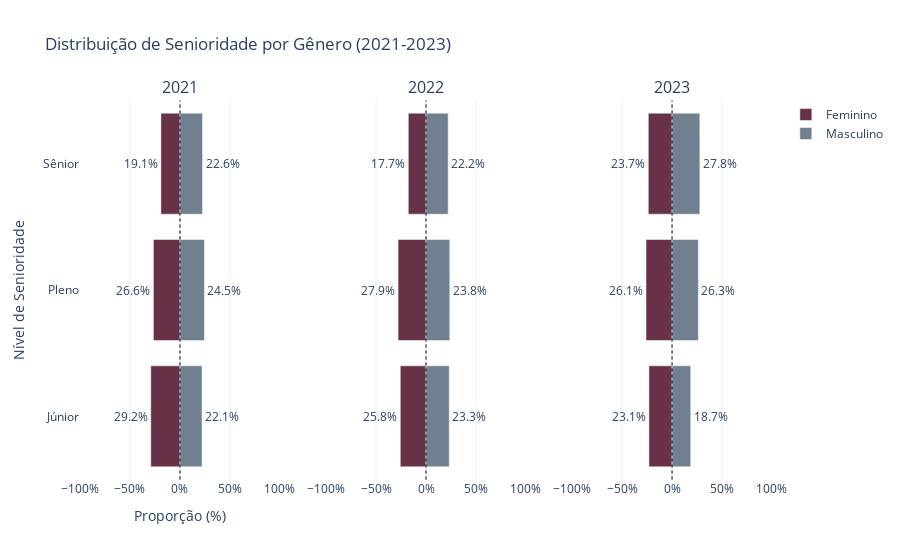

The code cell stored with this chart in its notebook:
### Code cell
#Grafico comparar proporção niveis senioridade

import plotly.graph_objects as go
from plotly.subplots import make_subplots

# Criando um DataFrame agrupado para contar quantas pessoas há por nível de senioridade e gênero
df_grouped = df_unificado.groupby(["ano_pesquisa", "nivel", "genero"]).size().reset_index(name="count")

# Calculando o total por ano e gênero para depois calcular proporções
totais_por_ano_genero = df_unificado.groupby(["ano_pesquisa", "genero"]).size().reset_index(name="total")
df_grouped = df_grouped.merge(totais_por_ano_genero, on=["ano_pesquisa", "genero"])

# Calculando a proporção
df_grouped["proporção"] = df_grouped["count"] / df_grouped["total"] * 100

# Criando a figura com subplots
fig = make_subplots(rows=1, cols=3, shared_yaxes=True, subplot_titles=["2021", "2022", "2023"])

anos = ['2021', '2022', '2023']
cores = {"Masculino": "#708090", "Feminino": "#673147"}

for i, ano in enumerate(anos):
    # Filtrando dados do ano atual
    df_ano = df_grouped[df_grouped["ano_pesquisa"] == ano]
    
    # Criando um pivot para senioridade x gênero
    df_plot = df_ano.pivot(index="nivel", columns="genero", values="proporção").fillna(0)
    
    # Garantindo que as colunas existam, preenchendo com 0 se necessário
    for genero in ["Masculino", "Feminino"]:
        if genero not in df_plot.columns:
            df_plot[genero] = 0
    
    # Filtrando níveis que têm pelo menos um registro
    df_plot = df_plot[(df_plot["Masculino"] > 0) | (df_plot["Feminino"] > 0)]
    
    # Se não houver dados, continue para o próximo ano
    if df_plot.empty:
        continue
    
    # Adicionando barras para Feminino (negativo para inverter no gráfico)
    fig.add_trace(go.Bar(
        y=df_plot.index,
        x=-df_plot["Feminino"],
        name="Feminino",
        orientation="h",
        marker=dict(color=cores["Feminino"]),
        text=[f"{val:.1f}%" for val in df_plot["Feminino"]],
        textposition="outside",
        showlegend=True if i == 0 else False
    ), row=1, col=i+1)

    # Adicionando barras para Masculino
    fig.add_trace(go.Bar(
        y=df_plot.index,
        x=df_plot["Masculino"],
        name="Masculino",
        orientation="h",
        marker=dict(color=cores["Masculino"]),
        text=[f"{val:.1f}%" for val in df_plot["Masculino"]],
        textposition="outside",
        showlegend=True if i == 0 else False
    ), row=1, col=i+1)

# Configurando layout
fig.update_layout(
    title="Distribuição de Senioridade por Gênero (2021-2023)",
    xaxis_title="Proporção (%)",
    yaxis_title="Nível de Senioridade",
    barmode="relative",
    template="plotly_white"
)

# Ajustando os eixos X para mostrar valores em percentuais
for i in range(1, 4):
    fig.update_xaxes(ticksuffix="%", range=[-100, 100], row=1, col=i)
    
    # Adicionando linhas de referência em 0
    fig.add_shape(
        type="line",
        x0=0, y0=-0.5,
        x1=0, y1=len(df_plot.index) - 0.5,
        line=dict(color="black", width=1, dash="dot"),
        row=1, col=i
    )

fig.show()

### Figure 1 — Plotly figure (JSON) as saved in the notebook; plotly's stock layout.template omitted (floating-point values rounded to 4 significant figures)
{"data": [{"marker": {"color": "#673147"}, "name": "Feminino", "orientation": "h", "showlegend": true, "text": ["29.2%", "26.6%", "19.1%"], "textposition": "outside", "type": "bar", "x": [-29.21, -26.57, -19.07], "xaxis": "x", "y": ["Júnior", "Pleno", "Sênior"], "yaxis": "y"}, {"marker": {"color": "#708090"}, "name": "Masculino", "orientation": "h", "showlegend": true, "text": ["22.1%", "24.5%", "22.6%"], "textposition": "outside", "type": "bar", "x": [22.11, 24.49, 22.57], "xaxis": "x", "y": ["Júnior", "Pleno", "Sênior"], "yaxis": "y"}, {"marker": {"color": "#673147"}, "name": "Feminino", "orientation": "h", "showlegend": false, "text": ["25.8%", "27.9%", "17.7%"], "textposition": "outside", "type": "bar", "x": [-25.76, -27.94, -17.71], "xaxis": "x2", "y": ["Júnior", "Pleno", "Sênior"], "yaxis": "y2"}, {"marker": {"color": "#708090"}, "name": "Masculino", "orientation": "h", "showlegend": false, "text": ["23.3%", "23.8%", "22.2%"], "textposition": "outside", "type": "bar", "x": [23.26, 23.79, 22.2], "xaxis": "x2", "y": ["Júnior", "Pleno", "Sênior"], "yaxis": "y2"}, {"marker": {"color": "#673147"}, "name": "Feminino", "orientation": "h", "showlegend": false, "text": ["23.1%", "26.1%", "23.7%"], "textposition": "outside", "type": "bar", "x": [-23.12, -26.06, -23.74], "xaxis": "x3", "y": ["Júnior", "Pleno", "Sênior"], "yaxis": "y3"}, {"marker": {"color": "#708090"}, "name": "Masculino", "orientation": "h", "showlegend": false, "text": ["18.7%", "26.3%", "27.8%"], "textposition": "outside", "type": "bar", "x": [18.69, 26.34, 27.82], "xaxis": "x3", "y": ["Júnior", "Pleno", "Sênior"], "yaxis": "y3"}], "layout": {"annotations": [{"font": {"size": 16}, "showarrow": false, "text": "2021", "x": 0.1444, "xanchor": "center", "xref": "paper", "y": 1, "yanchor": "bottom", "yref": "paper"}, {"font": {"size": 16}, "showarrow": false, "text": "2022", "x": 0.5, "xanchor": "center", "xref": "paper", "y": 1, "yanchor": "bottom", "yref": "paper"}, {"font": {"size": 16}, "showarrow": false, "text": "2023", "x": 0.8556, "xanchor": "center", "xref": "paper", "y": 1, "yanchor": "bottom", "yref": "paper"}], "barmode": "relative", "shapes": [{"line": {"color": "black", "dash": "dot", "width": 1}, "type": "line", "x0": 0, "x1": 0, "xref": "x", "y0": -0.5, "y1": 2.5, "yref": "y"}, {"line": {"color": "black", "dash": "dot", "width": 1}, "type": "line", "x0": 0, "x1": 0, "xref": "x2", "y0": -0.5, "y1": 2.5, "yref": "y2"}, {"line": {"color": "black", "dash": "dot", "width": 1}, "type": "line", "x0": 0, "x1": 0, "xref": "x3", "y0": -0.5, "y1": 2.5, "yref": "y3"}], "title": {"text": "Distribuição de Senioridade por Gênero (2021-2023)"}, "xaxis": {"anchor": "y", "domain": [0, 0.2889], "range": [-100, 100], "ticksuffix": "%", "title": {"text": "Proporção (%)"}}, "xaxis2": {"anchor": "y2", "domain": [0.3556, 0.6444], "range": [-100, 100], "ticksuffix": "%"}, "xaxis3": {"anchor": "y3", "domain": [0.7111, 1], "range": [-100, 100], "ticksuffix": "%"}, "yaxis": {"anchor": "x", "domain": [0, 1], "title": {"text": "Nível de Senioridade"}}, "yaxis2": {"anchor": "x2", "domain": [0, 1], "matches": "y", "showticklabels": false}, "yaxis3": {"anchor": "x3", "domain": [0, 1], "matches": "y", "showticklabels": false}}}
